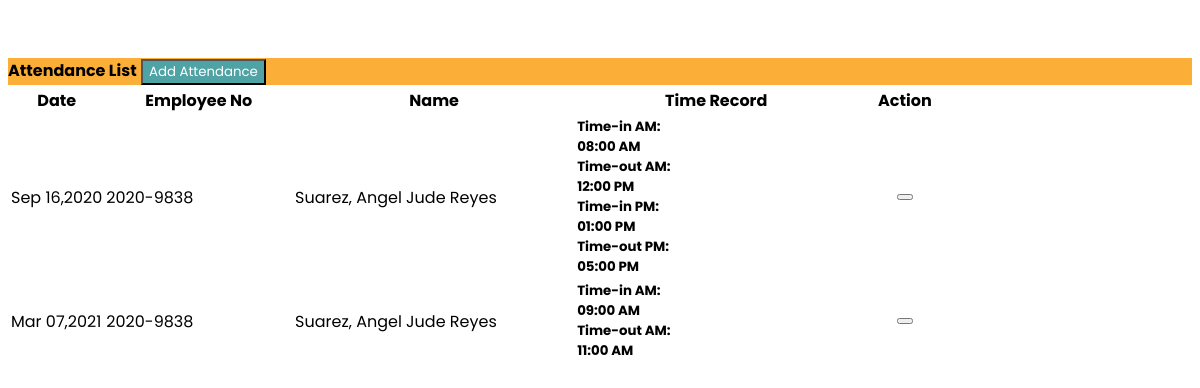
Screenshot of /attendance.php with the database file from the repository.
### tables this page shows
CREATE TABLE `attendance` (
  `id` int(11) NOT NULL,
  `employee_id` int(20) NOT NULL,
  `log_type` tinyint(1) NOT NULL COMMENT '1 = AM IN,2 = AM out, 3= PM IN, 4= PM out\r\n',
  `datetime_log` datetime NOT NULL DEFAULT current_timestamp(),
  `date_updated` datetime NOT NULL DEFAULT current_timestamp() ON UPDATE current_timestamp()
);

### attendance.php (the view, shortened to what this page needs)
<?php include('db_connect.php') ?>
		<div class="container-fluid ">
			<div class="col-lg-12">
				<br />
				<br />
				<div class="card">
					<div class="card-header" style="background: #FCAF38;">
						<span><b>Attendance List</b></span>
						<button class="btn btn-sm btn-block col-md-3 float-right" style="background: #50A3A4;color:WHITE;" type="button" id="new_attendance_btn"><span class="fa fa-plus"></span> Add Attendance</button>
					</div>
					<div class="card-body">
						<table id="table" class="table table-bordered table-striped">
							<colgroup>
								<col width="10%">
								<col width="20%">
								<col width="30%">
								<col width="30%">
								<col width="10%">
							</colgroup>
							<thead>
								<tr>
									<th>Date</th>
									<th>Employee No</th>
									<th>Name</th>
									<th>Time Record</th>
									<th>Action</th>
								</tr>
							</thead>
							<tbody>
								<?php
									$att=$conn->query("SELECT a.*,e.employee_no, concat(e.lastname,', ',e.firstname,' ',e.middlename) as ename FROM attendance a inner join employee e on a.employee_id = e.id order by UNIX_TIMESTAMP(datetime_log) asc  ") or die(mysqli_error());
									$lt_arr = array(1 => " Time-in AM",2=>"Time-out AM",3 => " Time-in PM",4=>"Time-out PM");
									while($row=$att->fetch_array()){
										$date = date("Y-m-d",strtotime($row['datetime_log']));
										$attendance[$row['employee_id']."_".$date]['details'] = array("eid"=>$row['employee_id'],"name"=>$row['ename'],"eno"=>$row['employee_no'],"date"=>$date);
										if($row['log_type'] == 1 || $row['log_type'] == 3){
											if(!isset($attendance[$row['employee_id']."_".$date]['log'][$row['log_type']]))
											$attendance[$row['employee_id']."_".$date]['log'][$row['log_type']] = array('id'=>$row['id'],"date" =>  $row['datetime_log']);
										}else{
											$attendance[$row['employee_id']."_".$date]['log'][$row['log_type']] =array('id'=>$row['id'],"date" =>  $row['datetime_log']);
										}
										}
										foreach ($attendance as $key => $value) {
								?>
								<tr>
									<td><?php echo date("M d,Y",strtotime($attendance[$key]['details']['date'])) ?></td>
									<td><?php echo $attendance[$key]['details']['eno'] ?></td>
									<td><?php echo $attendance[$key]['details']['name'] ?></td>
									<td>
										<div class="row">
									<?php
									foreach($attendance[$key]['log'] as $k => $v) :
									 ?>
									 <div class="col-sm-6" style="">
										<p>
											<small><b><?php echo $lt_arr[$k].": <br/>" ?>
											<?php echo (date("h:i A",strtotime($attendance[$key]['log'][$k]['date'])))  ?> </b>
										</small>
										</p>
										</div>
									<?php endforeach; ?>
										</div>
									</td>
									<td>
										<center>
										<button class="btn btn-sm btn-outline-danger remove_attendance" data-id="<?php echo $key ?>" type="button"><i class="fa fa-trash"></i></button>
										</center>
									</td>
								</tr>
								<?php
										}
								?>
							</tbody>
						</table>
					</div>
				</div>
			</div>
		</div>

### attendance.php (style rules this page uses)
* { font-family: 'Poppins', sans-serif; }
td p { margin: unset; }

### rows the page displays
attendance: k "Time-in AM", datetime_log "08:00 AM"
attendance: k "Time-out AM", datetime_log "12:00 PM"
attendance: k "Time-in PM", datetime_log "01:00 PM"
attendance: k "Time-out PM", datetime_log "05:00 PM"
attendance: k "Time-in AM", datetime_log "09:00 AM"
attendance: k "Time-out AM", datetime_log "11:00 AM"

### other values shown
date("M d,Y",strtotime($attendance[$key]['details']['date'])) "Sep 16,2020"
$attendance[$key]['details']['eno'] "2020-9838"
$attendance[$key]['details']['name'] "Suarez, Angel Jude Reyes"
date("M d,Y",strtotime($attendance[$key]['details']['date'])) "Mar 07,2021"
